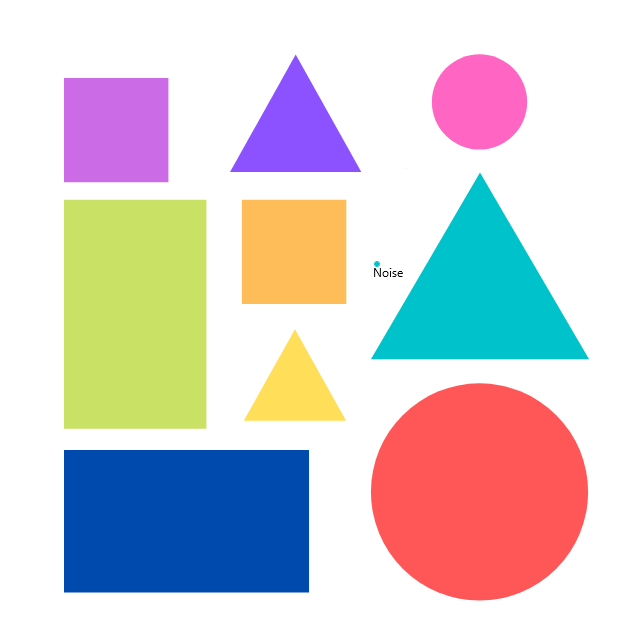
//> input picture Resources/shapes.png, 640 x 640 px
$ ./Chptr6   (built with g++ and OpenCV 4)
//> lines starting //> are read from the running program, lines starting //| are printed output that depends on the picture; after the words box and inside, x2 and y2 are one past the last pixel; in counts of white or black regions, pixels touching at a corner belong together
#include <opencv2/imgcodecs.hpp>
#include <opencv2/highgui.hpp>
#include <opencv2/imgproc.hpp>
#include <iostream>

using namespace std;
using namespace cv;


//********************** COLOR DETECT軴N **********************

Mat imgHSV;
Mat mask;

int hmin = 0, smin = 110, vmin = 153;
int hmax = 19,smax = 240, vmax = 255;

//int hmin = 0,	  smin = 0,   vmin = 0;
//int hmax = 179, smax = 255, vmax = 255;

void main(void) {

	string path = "Resources/shapes.png";
	Mat img = imread(path);
//> img is the input picture: 640 rows x 640 cols, CV_8UC3; mean B, G, R 209.9, 207, 212.7
	imshow("image", img);

	cvtColor(img, imgHSV, COLOR_BGR2HSV);
//> imgHSV: 640 rows x 640 cols, CV_8UC3; mean H, S, V 26.7, 76.6, 242.4
	imshow("image_HSV", imgHSV);
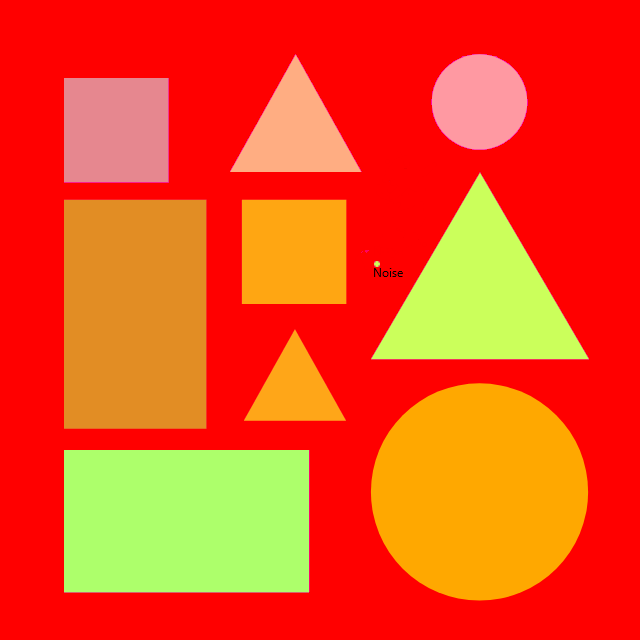
//> window 'image_HSV': 640 rows x 640 cols, CV_8UC3; mean B, G, R 26.7, 76.6, 242.4

	/////////////////////////////////////////////

	namedWindow("TrackBars", (640,200));
	createTrackbar("Hue_Min", "TrackBars", &hmin, 179);
	createTrackbar("Hue_Max", "TrackBars", &hmax, 179);
	createTrackbar("Sat_Min", "TrackBars", &smin, 255);
	createTrackbar("Sat_Max", "TrackBars", &smax, 255);
	createTrackbar("Val_Min", "TrackBars", &vmin, 255);
	createTrackbar("Val_Max", "TrackBars", &vmax, 255);

	while (true) {
		Scalar lower(hmin, smin, vmin);
		Scalar upper(hmax, smax, vmax);

		inRange(imgHSV, lower, upper, mask);
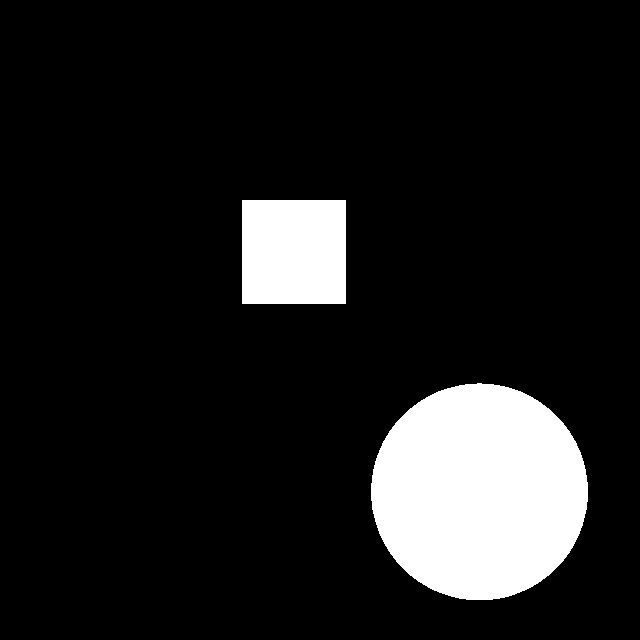
//> mask: 640 rows x 640 cols, CV_8UC1; 11.7% white; 2 white regions, box (x1, y1, x2, y2) and area: (371, 383, 588, 600) 36913, (242, 200, 346, 304) 10816
		imshow("Image_mask", mask);
		waitKey(1);
	}

	////////////////////////////////////////////
}
